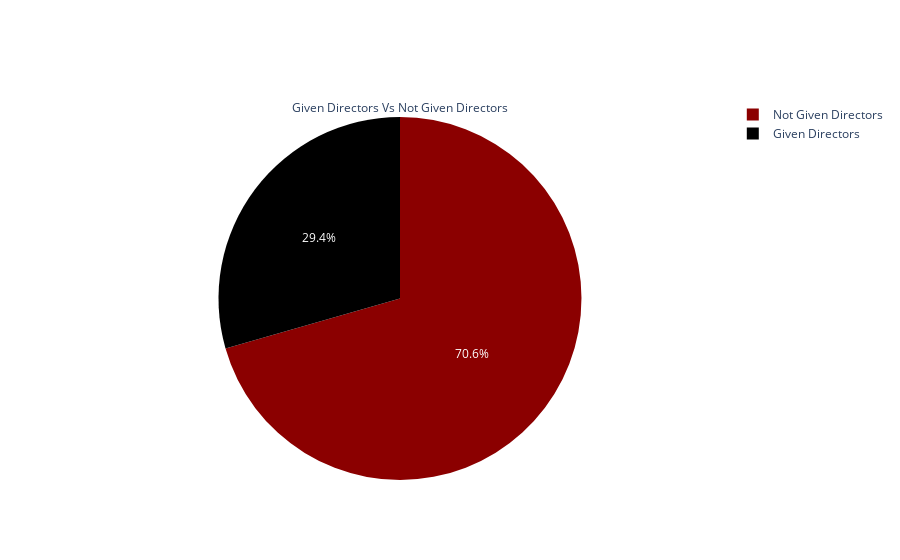

Notebook code for this chart:
### Code cell
import plotly.graph_objects as go

# Assuming you have values for directors[0] and given_directors
plt.figure(figsize=(20,6))
fig = go.Figure(data=[go.Pie(labels=['Given Directors', 'Not Given Directors'], 
                             values=[directors[0], given_directors],
                             title='Given Directors Vs Not Given Directors',
                             marker=dict(colors=['black', 'darkred']))])

fig.show()

### Figure 1 — Plotly figure (JSON) as saved in the notebook; plotly's stock layout.template omitted (floating-point values rounded to 4 significant figures)
{"data": [{"labels": ["Given Directors", "Not Given Directors"], "marker": {"colors": ["black", "darkred"]}, "title": {"text": "Given Directors Vs Not Given Directors"}, "type": "pie", "values": [2588, 6202]}], "layout": {}}
